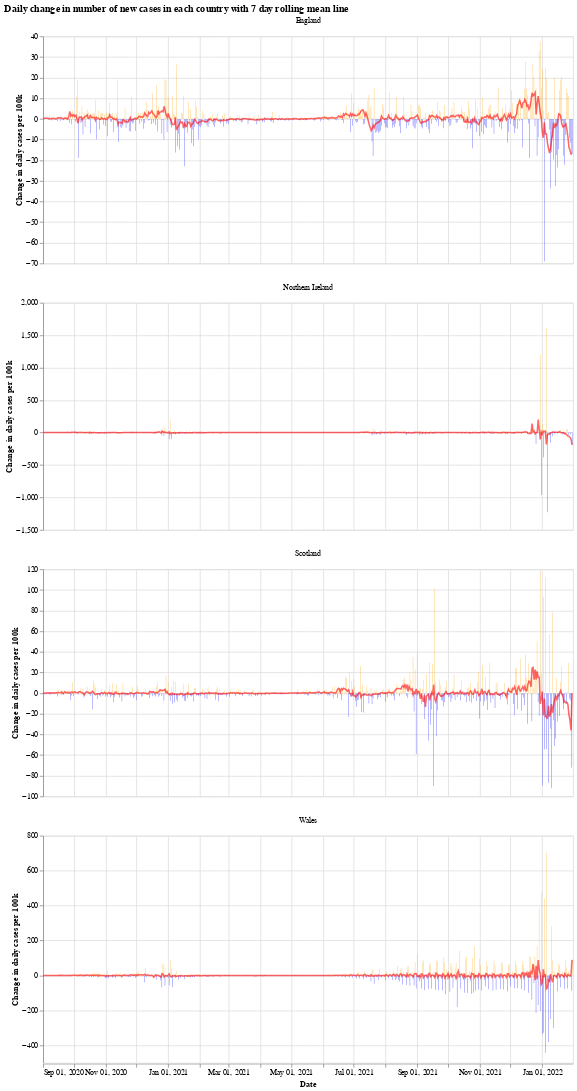

Notebook cell for this chart:
### Markdown cell above
We will use the Python library `Altair` for visualising the data, see the [altair docs](https://altair-viz.github.io/) for more information.

First we have a graph which shows the daily change in the number of new cases for each country. This number jumps up and down all over the place, which is likely due to delay in reporting of new cases over the weekend. Another interesting thing is that it looks like the daily cases in Wales experienced a much shorter period of calm over the summer (calm in the sense of daily cases not jumping up and down).

The orange bars are days when the number of new cases (per 100k population) was more than the previous day, while the blue are days when the number of new cases dropped. The red line is the 7 day moving average. 

When the moving average line is below 0, it means that there is a consistent drop in new cases. We can see this clearly happening around the times that lockdowns were introduced (though, to varying degrees). I will update the graphs soon with a marker of when each lockdown started.

### Code cell
# collapse
import altair as alt

bars = alt.Chart(uk_cases).mark_bar().encode(
    x=alt.X("yearmonthdate(date):T", axis=alt.Axis(title='Date')),
    y=alt.Y("casesChangeRate:Q", axis=alt.Axis(title='Change in daily cases per 100k')),
    tooltip='casesChange',
    color=alt.condition(
        alt.datum.casesChangeRate > 0,
        alt.value("orange"),  # The positive color
        alt.value("blue")  # The negative color
    )
).properties(title='Daily change in number of new cases with 7 day rolling mean',width=700).interactive()

line = alt.Chart(uk_cases).mark_line(
    color='red',
    size=2,
    opacity=0.6
).transform_window(
    rolling_mean='mean(casesChangeRate)',
    frame=[0, 7],
    groupby=['areaName']
).encode(
    x='yearmonthdate(date):T',
    y='rolling_mean:Q'
)

alt.layer(bars, line, data=uk_cases).facet(alt.Column(
    'areaName', title=''), columns=1).resolve_scale(y='independent').properties(title='Daily change in number of new cases in each country with 7 day rolling mean line')

### Figure 1 — Vega-Lite specification as saved in the notebook (floating-point values rounded to 4 significant figures; data arrays with more than 128 entries replaced by an {"elided": "..."} marker saying what was removed)
{"config": {"view": {"continuousWidth": 400, "continuousHeight": 300}}, "data": {"name": "data-e4cee24c91415549e760a6e495a7fc23"}, "facet": {"type": "nominal", "field": "areaName", "title": ""}, "spec": {"layer": [{"mark": "bar", "encoding": {"color": {"condition": {"value": "orange", "test": "(datum.casesChangeRate > 0)"}, "value": "blue"}, "tooltip": {"type": "quantitative", "field": "casesChange"}, "x": {"type": "temporal", "axis": {"title": "Date"}, "field": "date", "timeUnit": "yearmonthdate"}, "y": {"type": "quantitative", "axis": {"title": "Change in daily cases per 100k"}, "field": "casesChangeRate"}}, "selection": {"selector001": {"type": "interval", "bind": "scales", "encodings": ["x", "y"]}}, "title": "Daily change in number of new cases with 7 day rolling mean", "width": 700}, {"mark": {"type": "line", "color": "red", "opacity": 0.6, "size": 2}, "encoding": {"x": {"type": "temporal", "field": "date", "timeUnit": "yearmonthdate"}, "y": {"type": "quantitative", "field": "rolling_mean"}}, "transform": [{"window": [{"op": "mean", "field": "casesChangeRate", "as": "rolling_mean"}], "frame": [0, 7], "groupby": ["areaName"]}]}]}, "columns": 1, "resolve": {"scale": {"y": "independent"}}, "title": "Daily change in number of new cases in each country with 7 day rolling mean line", "$schema": "https://vega.github.io/schema/vega-lite/v4.8.1.json", "datasets": {"data-e4cee24c91415549e760a6e495a7fc23": {"elided": "2068 records"}}}
